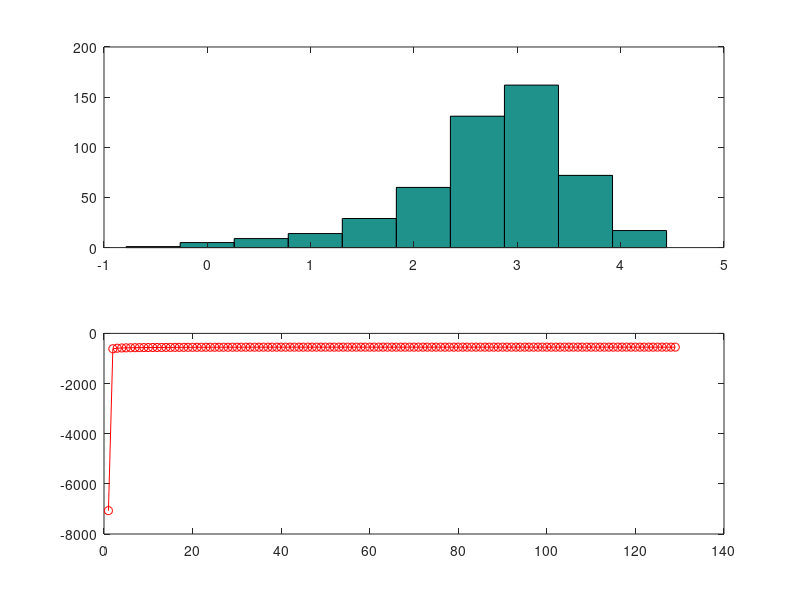

This chart was generated by the following MATLAB code:
%  EM process

clear;

load hw5_2_data2;

n = length(Y);
subplot(211);
hist(Y);

% alpha(1,:)= [0.5 0.5];
% mu(1,:) = [0 5];
% sigma(1,:) = [1 0.5];

alpha(1,:)= [0.5 0.5];
mu(1,:) = [1 4];
sigma(1,:) = [0.3 0.1];

u = 1;
m = 1;
while (u > 1e-3)
    for i = 1:n
        temp = alpha(m,:).*sigma(m,:).^(-1).*exp(-(Y(i)- mu(m,:)).^2./(2*sigma(m,:).^2));
        P(:,i,m) = temp'./sum(temp);
    end
    alpha(m+1,:) = mean(P(:,:,m),2)';
    mu(m+1,:) = sum(ones(2,1)*Y.*P(:,:,m),2)'./sum(P(:,:,m),2)';
    sigma(m+1,:) = sqrt(sum((ones(2,1)*Y-mu(m+1,:)'*ones(1,n)).^2.*P(:,:,m),2)' ...
                   ./ sum(P(:,:,m),2)');
    u = max([norm(alpha(m+1,:)-alpha(m,:)) norm(mu(m+1,:)-mu(m,:)) ...
                            norm(sigma(m+1,:)-sigma(m,:))]);
    m = m+1;
end

disp(sprintf('mu = (%4.3f, %4.3f), sigma = (%4.3f, %4.3f), alpha = (%4.3f, %4.3f)', ...
      mu(end,1), mu(end,2), sigma(end,1), sigma(end,2), alpha(end,1), alpha(end,2)));

% compute the log-likelihood
M = size(alpha,1);
for m = 1:M
    ll(m) = sum(log(alpha(m,1)*normpdf(Y, mu(m,1), sigma(m,1)) +  ...
                    alpha(m,2)*normpdf(Y, mu(m,2), sigma(m,2))));
end

% plot the log-likelihood
subplot(212);
plot(ll, 'ro-');


